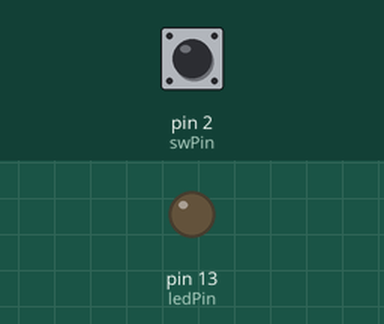
Recording of a sketch running on a simulated Arduino Uno, built with avr-gcc and run on an emulated ATmega328P. On the bench: output pins drawn as LEDs (lit = HIGH). Dashed ring = blinking. Inputs (shaded band) come from the test bench; at power-on: pin 2 (swPin) HIGH.

Above: at 1.2 s.
1.3 s: pin 2 (swPin) pulled LOW for 1 s
At 3.3 s:
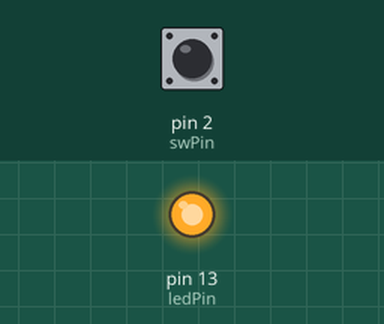
3.8 s: pin 2 (swPin) pulled LOW for 0.15 s
At 4.6 s:
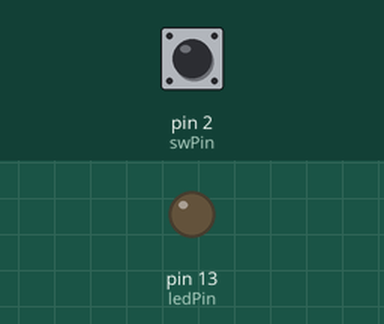
5.5 s: pin 2 (swPin) pulled LOW for 3.2 s
At 5.8 s:
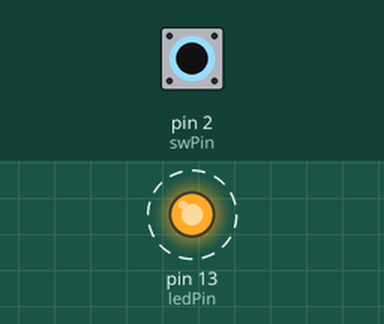
Timing chart, 0 to 10.2 s (numbered marks = the images above; inputs shaded):
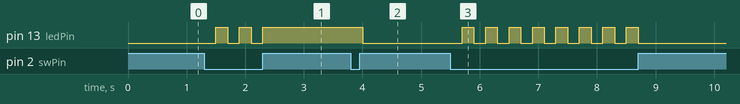

The sketch:

sw_in_ex3.ino
```cpp
#define OFF 1
#define ON  0

const int swPin     =   2;
const int ledPin    =  13;
const int chk_delay = 200;

int cnt = 0;

void setup() {
  pinMode(swPin,  INPUT );
  pinMode(ledPin, OUTPUT);
}

void loop() {

  int sw_in = digitalRead(swPin);

  if( sw_in == ON ) {

    delay(chk_delay);

    if( sw_in == ON ) {

      cnt++;  /* cnt = cnt + 1; */

      if( cnt == 1000 ) cnt = 0;

      if( cnt % 2 == 1 )  digitalWrite(ledPin, HIGH);
      else                digitalWrite(ledPin, LOW );
    }
  }
}
```

Measured:
- after the input at 1.3 s, pin 13 (ledPin): alternates HIGH for 0.20 s and LOW for 0.20 s, 5 changes in all, then stays HIGH, starting after 0.20 s
- after the input at 3.8 s, pin 13 (ledPin): HIGH → LOW after 0.20 s
- after the input at 5.5 s, pin 13 (ledPin): alternates HIGH for 0.20 s and LOW for 0.20 s, 16 changes in all, then stays LOW, starting after 0.20 s
